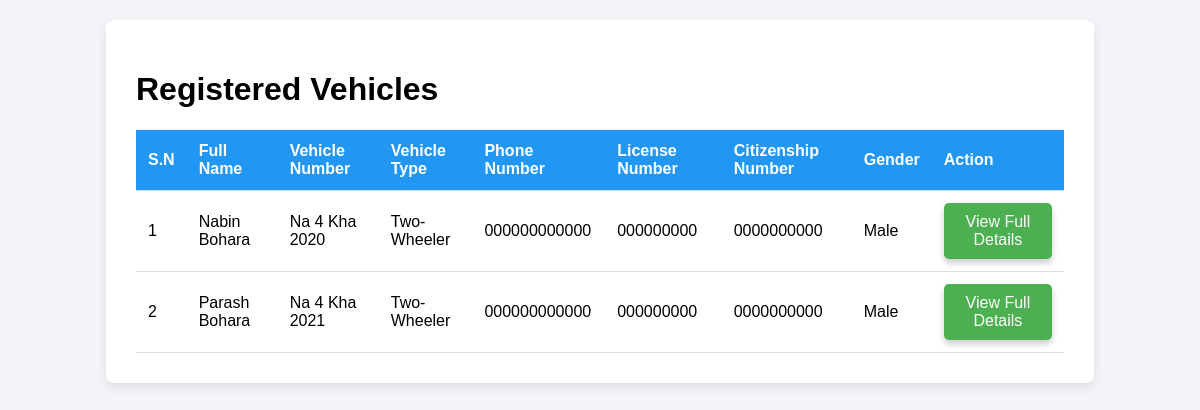
/vehicles/, run on the app's committed database.
### complaints/models.py (models this page shows, shortened)
class VehicleRegistration(models.Model):
    full_name = models.CharField(max_length=255)
    date_of_birth = models.DateField()
    age = models.IntegerField()
    gender_choices = [('M', 'Male'), ('F', 'Female'), ('O', 'Other')]
    gender = models.CharField(max_length=1, choices=gender_choices)
    phone_number = models.CharField(max_length=15)
    email = models.EmailField()
    citizenship_no = models.CharField(max_length=50)
    licence_no = models.CharField(max_length=50)
    bought_from = models.CharField(max_length=255)
    engine_no = models.CharField(max_length=50)
    vehicle_no = models.CharField(max_length=50)  # Save Nepali numbers here
    transpo_type_choices = [('Two-Wheeler', 'Two-Wheeler'), ('Four-Wheeler', 'Four-Wheeler'), ('Heavy Vehicle', 'Heavy Vehicle')]
    transpo_type = models.CharField(max_length=20, choices=transpo_type_choices)
    bought_date = models.DateField()
    district = models.CharField(max_length=100)
    province = models.CharField(max_length=100)
    city_name = models.CharField(max_length=100)
    ward = models.IntegerField()
    tole_name = models.CharField(max_length=100)
    front_citizenship = models.ImageField(upload_to='documents/citizenship/front/')
    back_citizenship = models.ImageField(upload_to='documents/citizenship/back/')
    user_photo = models.ImageField(upload_to='documents/user_photos/')
    vehicle_papers = models.FileField(upload_to='documents/vehicle_papers/', blank=True, null=True)
    vehicle_front_photo = models.ImageField(upload_to='vehicles/photos/front/')
    vehicle_back_photo = models.ImageField(upload_to='vehicles/photos/back/')
    vehicle_left_photo = models.ImageField(upload_to='vehicles/photos/left/')
    vehicle_right_photo = models.ImageField(upload_to='vehicles/photos/right/')

### complaints/views.py (the view)
# urls.py: path('vehicles/', views.list_of_registered_vehicles, name='list_of_registered_vehicles'),
def list_of_registered_vehicles(request):
    vehicles = VehicleRegistration.objects.all()
    return render(request, 'list_of_registered_vehicles.html', {'vehicles': vehicles})

### complaints/templates/list_of_registered_vehicles.html (shortened to what this page needs)
<!DOCTYPE html>
<html lang="en">
    {% load static %}
<head>
    <link rel="stylesheet" href="{% static 'verified_users.css' %}">
</head>
<body>
    <div class="container">
       <h1>Registered Vehicles</h1>
         <table class="users-table">
           <thead>
            <tr>
                <th>S.N</th>
                <th>Full Name</th>
                <th>Vehicle Number</th>
                <th>Vehicle Type</th>
                <th>Phone Number</th>
                <th>License Number</th>
                <th>Citizenship Number</th>
                <th>Gender</th>
                <th>Action</th>
            </tr>
        </thead>
        <tbody>
            {% for vehicle in vehicles %}
            <tr>
                <td>{{ forloop.counter }}</td>
                <td>{{ vehicle.full_name }}</td>
                <td><span style="font-family: 'Preeti', sans-serif;">{{ vehicle.vehicle_no }}</span></td>
                <td>{{ vehicle.get_transpo_type_display }}</td>
                <td>{{ vehicle.phone_number }}</td>
                <td>{{ vehicle.licence_no }}</td>
                <td>{{ vehicle.citizenship_no }}</td>
                <td>{{ vehicle.get_gender_display }}</td>
                <td>
                    <a href="{% url 'view_vehicle_details' vehicle.id %}" class="view-details-btn">View Full Details</a>
                </td>
            </tr>
            {% endfor %}
        </tbody>
    </table>
</body>
</html>

### complaints/static/verified_users.css (style rules this page uses)
body { font-family: 'Arial', sans-serif; background-color: #f4f4f9; margin: 0; padding: 20px; }
.container { background-color: white; padding: 30px; width: 80%; margin: 0 auto; border-radius: 8px; box-shadow: 0 4px 12px rgba(0, 0, 0, 0.1); }
.users-table { width: 100%; border-collapse: collapse; margin-top: 20px; font-size: 16px; }
.users-table th, .users-table td { padding: 12px; text-align: left; border-bottom: 1px solid #ddd; }
.users-table th { background-color: #2196F3; color: white; }
.users-table td { background-color: #fff; }
.view-details-btn { background-color: #4CAF50; color: white; padding: 6px 12px; border: none; border-radius: 4px; cursor: pointer; font-size: 14px; transition: background-color 0.3s; }

### complaints/templates/list_of_registered_vehicles.html (style rules this page uses)
.view-details-btn { display: inline-block; background-color: #4CAF50; color: white; padding: 10px 20px; text-align: center; text-decoration: none; font-size: 1rem; border-radius: 5px; box-shadow: 0 4px 6px rgba(0, 0, 0, 0.2); transition: all 0.3s ease; }

### data on the page
VehicleRegistration: full_name "Nabin Bohara", vehicle_no "Na 4 Kha 2020", transpo_type "Two-Wheeler", phone_number "000000000000", licence_no "000000000", citizenship_no "0000000000", gender "Male"
VehicleRegistration: full_name "Parash Bohara", vehicle_no "Na 4 Kha 2021", transpo_type "Two-Wheeler", phone_number "000000000000", licence_no "000000000", citizenship_no "0000000000", gender "Male"
